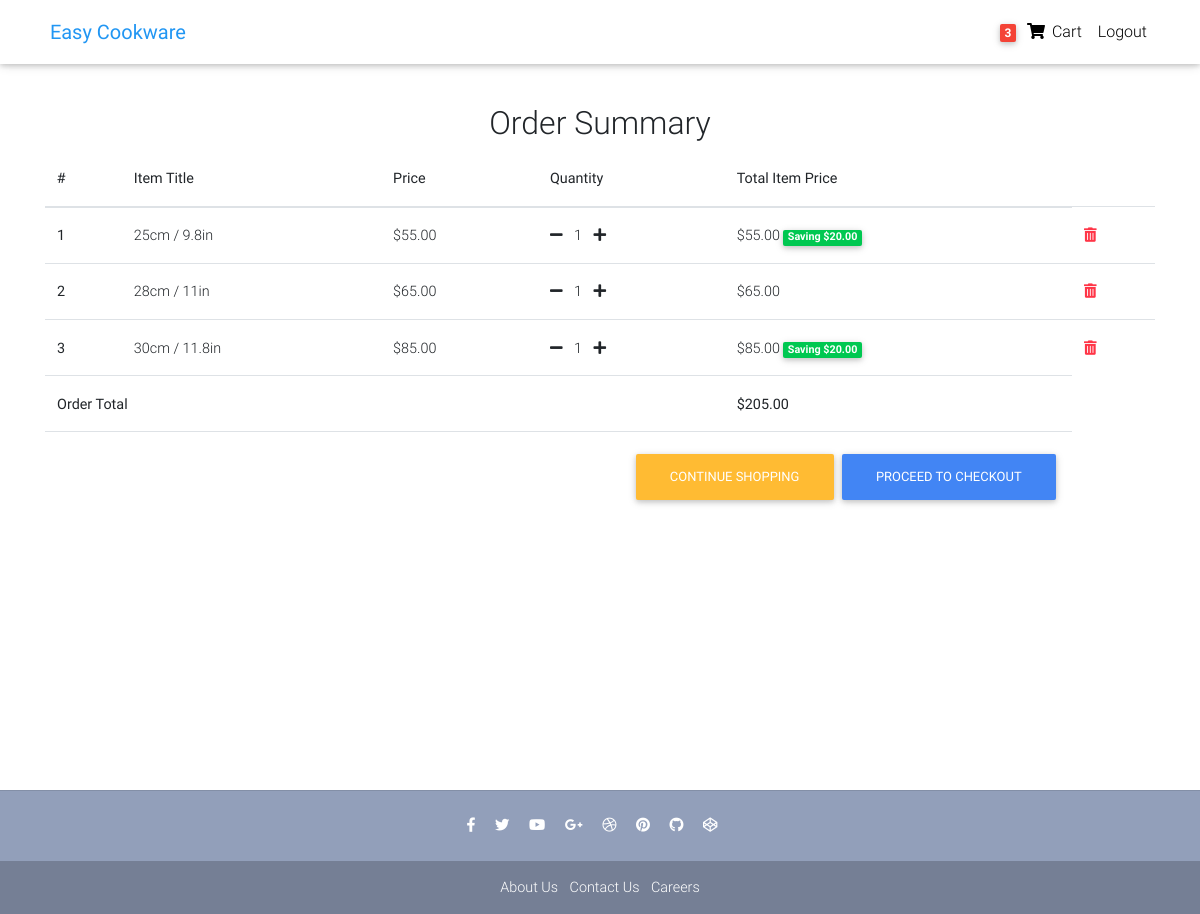
Screenshot of /order_summary/ (signed in) with the database file from the repository.
### frypan/models.py (models this page shows, shortened)
class Order(models.Model):
    user = models.ForeignKey(settings.AUTH_USER_MODEL, on_delete=models.CASCADE)
    items = models.ManyToManyField(OrderItem)
    start_date = models.DateTimeField(auto_now_add=True)
    ordered_date = models.DateTimeField()
    ordered = models.BooleanField(default=False)
    def get_total(self):
        total = 0
        for order_item in self.items.all():
            total += order_item.get_final_price()
        return total

class OrderItem(models.Model):
    user = models.ForeignKey(settings.AUTH_USER_MODEL, on_delete=models.CASCADE)
    ordered = models.BooleanField(default=False)
    items = models.ForeignKey(Item, on_delete=CASCADE)
    quantity = models.IntegerField(default=1)
    def get_total_item_price(self):
        return self.quantity * self.items.price
    def get_total_discount_price(self):
        return self.quantity * self.items.discount_price
    def get_amount_saved(self):
        return self.get_total_item_price() - self.get_total_discount_price()
    def get_final_price(self):
        if self.items.discount_price:
            return self.get_total_discount_price()
        return self.get_total_item_price()

class Item(models.Model):
    title = models.CharField(max_length=100)
    price = models.DecimalField(max_digits=6, decimal_places=2)
    stripe_price = models.CharField(max_length=120, blank=True, null=True)
    discount_price = models.DecimalField(max_digits=6, decimal_places=2, blank=True, null=True)
    label_color = models.CharField(max_length=25, blank=True, null=True)
    label = models.CharField(max_length=25, blank=True, null=True)
    description = models.TextField()
    img = models.CharField(max_length=500)

### frypan/views.py (the view)
# urls.py: path('order_summary/', views.order_summary, name='order_summary'),
@login_required
def order_summary(request):
    try:
        order = Order.objects.get(user=request.user, ordered=False)
        line_items = []
        for order_item in order.items.all():
            line_items.append({
            'price': order_item.items.stripe_price,
            'quantity': order_item.quantity,
            })
        try:
            session = stripe.checkout.Session.create(
                payment_method_types=['card'],
                line_items=line_items,
                mode='payment',
                success_url=request.build_absolute_uri(reverse("frypan:thanks")) + '?session_id={CHECKOUT_SESSION_ID}',
                cancel_url=request.build_absolute_uri(reverse("frypan:home")),
            )
            context = {
                'order': order,
                'session_id' : session.id,
                'stripe_public_key' : settings.STRIPE_PUBLIC_KEY
            }
        except:
            context = {
                'order': order,
            }
        return render(request, 'orderSummary.html',context)
    except ObjectDoesNotExist:
        messages.error(request, "You do not have an active order")
        return redirect("/")

### frypan/templatetags/cart_template_tags.py (called while the page is built)
@register.filter
def cart_item_count(user):
    if user.is_authenticated:
        order = Order.objects.get(user=user, ordered=False)
        sum = 0
        for item in order.items.all():
            sum += item.quantity
    return sum

### frypan/templates/orderSummary.html (shortened to what this page needs)
{% extends "base.html" %}
{% load static %}
{% block content %}
    <main>
    <div class="container">
        <div class="table-responsive text-nowrap">
            <h2 class="text-center mt-2">Order Summary</h2>
            <table class="table">
                <thead>
                    <tr>
                        <th scope="col">#</th>
                        <th scope="col">Item Title</th>
                        <th scope="col">Price</th>
                        <th scope="col">Quantity</th>
                        <th scope="col">Total Item Price</th>
                    </tr>
                </thead>
                <tbody>
                {% for order_item in order.items.all %}
                {% if order_item.quantity %}
                <tr>
                    <th scope="row">{{ forloop.counter }}</th>
                    <td>{{ order_item.items.title }}</td>
                    {% if order_item.items.discount_price %}
                        <td>${{ order_item.items.discount_price }}</td>
                    {% else %}
                        <td>${{ order_item.items.price }}</td>
                    {% endif %}
                    <td>
                        {% if order_item.quantity > 1 %}
                        <a href="{% url 'frypan:remove_single_from_cart' order_item.items.id %}"><i class="fas fa-minus mr-2"></i></a>
                        {% else %}
                        <a href="{% url 'frypan:remove_from_cart' order_item.items.id %}"><i class="fas fa-minus mr-2"></i></a>
                        {% endif %}
                        {{ order_item.quantity }}
                        <a href="{% url 'frypan:add_to_cart' order_item.items.id %}"><i class="fas fa-plus ml-2"></i></a>
                    </td>
                    {% if order_item.items.discount_price %}
                        <td>${{ order_item.get_total_discount_price }} <span class="badge badge-success">Saving ${{ order_item.get_amount_saved }}</span></td>
                    {% else %}
                        <td>${{ order_item.get_total_item_price }}</td>
                    {% endif %}
                    <td><a href="{% url 'frypan:remove_from_cart' order_item.items.id %}"><i class="fas fa-trash-alt text-danger"></i></a></td>
                </tr>
                {% endif %}
                {% endfor %}
                {% if order.get_total %}
                <tr>
                    <th colspan="4">Order Total</th>
                    <th>${{ order.get_total }}</th>
                </tr>
                <tr>
                    <td colspan="5">
                        <a id="buy_now_btn" class="btn btn-primary float-right m-1" >Proceed to Checkout</a>
                        <a class="btn btn-warning float-right m-1" href="{% url 'frypan:home' %}">continue shopping</a>
                    </td>
                </tr>
                {% endif %}
                </tbody>
            </table>
            </div>
    </div>
    </main>
{% endblock content %}

### frypan/templates/_navbar.html (shortened to what this page needs)
  {% load cart_template_tags %}
  {% load static %}
  <nav class="navbar fixed-top navbar-expand-lg navbar-light white scrolling-navbar">
    <div class="container">
      <a class="navbar-brand waves-effect" href="{% url 'frypan:home' %}">
        <strong class="blue-text">  Easy Cookware</strong>
      </a>
      <div class="collapse navbar-collapse" id="navbarSupportedContent">
        <ul class="navbar-nav nav-flex-icons">
          {% if request.user.is_authenticated %}
          <li class="nav-item">
            <a class="nav-link waves-effect" href="{% url 'frypan:order_summary' %}">
              {% if request.user|cart_item_count > 0 %}
              <span class="badge red z-depth-1 mr-1"> {{ request.user|cart_item_count }} </span>
              {% else %}
              <span class="badge red z-depth-1 mr-1"> 0 </span>
              {% endif %}
              <i class="fas fa-shopping-cart"></i>
              <span class="clearfix d-none d-sm-inline-block"> Cart </span>
            </a>
          </li>
          <li class="nav-item">
            <a class="nav-link waves-effect" href="{% url 'account_logout' %}">
              <span class="clearfix d-none d-sm-inline-block"> Logout </span>
            </a>
          </li>
          {% endif %}
        </ul>
      </div>
    </div>
  </nav>

### frypan/templates/base.html (style rules this page uses)
html, body, header, .carousel { height: 60vh; }
html, body { height: 100%; }

### rows the page displays
OrderItem: items "25cm / 9.8in", items.discount_price "55.00", quantity "1", get_total_discount_price "55.00", get_amount_saved "20.00"
OrderItem: items "28cm / 11in", items.price "65.00", quantity "1", get_total_item_price "65.00"
OrderItem: items "30cm / 11.8in", items.discount_price "85.00", quantity "1", get_total_discount_price "85.00", get_amount_saved "20.00"
Order: get_total "205.00"

### other values shown
{{ request.user|cart_item_count }} "3"
